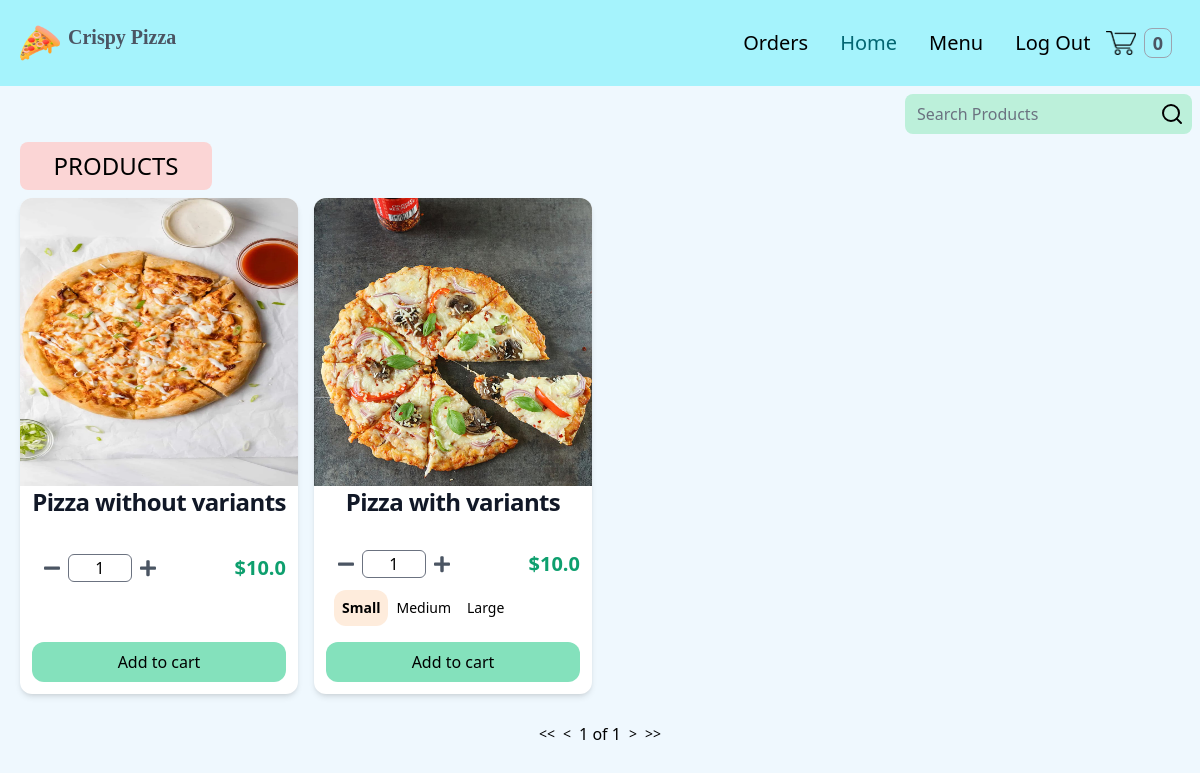
The page / (signed in) on the database its author committed.
### store/models.py (models this page shows, shortened)
class Product(models.Model):
    id = models.UUIDField(primary_key=True, default=uuid.uuid4, editable=False)
    name = models.CharField(max_length=100)
    price = models.DecimalField(
        max_digits=6, decimal_places=2, blank=True, null=True)
    desc = models.TextField(max_length=500, blank=True, null=True)
    image = models.ImageField(blank=True, upload_to='images')
    created_at = models.DateField(auto_now_add=True)
    updated_at = models.DateField(auto_now=True)
    product_category = models.ForeignKey(
        "Category", on_delete=models.CASCADE, null=True, blank=True)
    class Meta:
        ordering = ('product_category',)
    def image_tag(self):  # pragma: no cover
        if self.image:
            return mark_safe(f'<img src="{self.image.url}" width="100" height="100" />')
    image_tag.short_description = 'Image'
    @property
    def get_product_variants(self):
        variants = self.productvariant_set.all()
        return variants
    @property
    def has_variants(self):
        if self.productvariant_set.count() > 0:
            return True
        else:
            return False

class ProductVariant(models.Model):
    title = models.CharField(max_length=100, blank=True, null=True)
    product = models.ForeignKey(Product, on_delete=models.CASCADE)
    size = models.ForeignKey(Size, on_delete=models.CASCADE)
    price = models.DecimalField(max_digits=6, decimal_places=2)

class Size(models.Model):
    name = models.CharField(max_length=20, blank=True, null=True, unique=True)
    def __str__(self):
        return self.name

### store/views.py (the view)
# urls.py: path('', views.products, name='products'),
def products(request):
    products = Product.objects.all()
    product_name = request.GET.get('product')
    if product_name != '' and product_name is not None:
        products = products.filter(name__icontains=product_name)
    else:
        product_name = ""
    paginator = Paginator(products, 8)
    page_number = request.GET.get('page')
    products = paginator.get_page(page_number)
    context = {'products': products,
               "search_string": product_name}
    return render(request, 'store/products.html', context=context)

### store/context_processors.py (called while the page is built)
def get_cart_quantity(request):
    if request.user.is_authenticated:
        try:
            customer = request.user.customer
        except:
            number_of_items = 0
    else:
        try:
            customer, created = Customer.objects.get_or_create(
                device=request.COOKIES['device'])
        except:
            number_of_items = 0
    try:
        customer_order = Order.objects.filter(
            customer=customer, complete=False)[0]
        number_of_items = customer_order.get_cart_items
    except:
        number_of_items = 0
    return {'cart_quantity': number_of_items}

### store/templates/store/products.html (shortened to what this page needs)
{% extends "store/base.html" %} {% block content %} {% load static %}
<div class="flex">
  <div class="ml-auto mr-2 my-2">
    <form method="GET" class="flex bg-green-200 rounded-lg" id="search-box">
      <input
        class="border-none outline-none bg-transparent focus:ring-0"
        type="text"
        placeholder="Search Products"
        name="product"
        value="{{search_string}}"
      />
      <a
        class="mt-2"
        href="javascript:void(0);"
        onclick="document.getElementById('search-box').submit();"
      >
        <img class="mr-2" src="{% static 'store/images/search.svg' %}" alt="" />
      </a>
    </form>
  </div>
</div>
<div class="flex flex-col items-center">
  <h1
    class="text-2xl text-center uppercase rounded-lg ml-5 mr-auto py-2 w-48 bg-red-200"
  >
    Products
  </h1>
  <div
    class="grid sm:grid-cols-1 md:grid-cols-3 lg:grid-cols-4 xl:grid-cols-5 2xl:grid-cols-6 mx-3"
  >
    {% for product in products %}
    <div
      class="flex flex-col m-2 bg-white rounded-xl shadow-md individual-container"
    >
      {% if product.image %}
      <img
        class="h-72 w-full rounded-t-xl"
        src="{{ product.image.url }}"
        alt=""
      />
      {% endif %}
      <h5
        class="mb-2 text-center text-2xl font-semibold tracking-tight text-gray-900"
      >
        {{product.name}}
      </h5>
      <form
        action="{% url 'order:add_to_cart' product.id %}"
        method="post"
        class="text-center items-center mt-auto p-3"
        id="product-form"
      >
        <div class="flex my-3">
          <div class="flex ml-3 w-4/5">
            <button class="decrement" type="button">
              <svg class="fill-current text-gray-600 w-4" viewBox="0 0 448 512">
                <path
                  d="M416 208H32c-17.67 0-32 14.33-32 32v32c0 17.67 14.33 32 32 32h384c17.67 0 32-14.33 32-32v-32c0-17.67-14.33-32-32-32z"
                />
              </svg>
            </button>
            <input
              class="w-1/3 h-7 mx-2 text-center rounded-md"
              type="number"
              value="1"
              name="quantity"
              min="1"
              oninput="validity.valid||(value='1');"
              required
            />
            <button class="increment" type="button">
            </button>
          </div>
          {% if product.has_variants %}
          <div class="flex items-center font-bold text-xl text-green-500">
            {% for variant in product.get_product_variants %}
            <p
              class="prices-{{forloop.parentloop.counter}} {{variant.size}}-{{forloop.parentloop.counter}} {% if not forloop.first %} hidden {% endif %}"
            >
              ${{variant.price|floatformat:1}}
            </p>
            {% endfor %}
          </div>
          {% else %}
          <div class="flex items-center font-bold text-xl text-green-500">
            <p>${{product.price|floatformat:1}}</p>
          </div>
          {% endif %}
        </div>
        {% if product.has_variants %}
        <div class="flex m-2 w-1/2">
          {% for variant in product.get_product_variants%}
          <div class="flex">
            <label
              for="{{variant.size}}-{{forloop.parentloop.counter}}"
              class="cursor-pointer select-none rounded-xl p-2 text-sm text-center peer-checked:font-bold
              {% if forloop.counter == 1 %} peer-checked:bg-orange-100
              {% elif forloop.counter == 2 %} peer-checked:bg-orange-200
              {% elif forloop.counter == 3 %} peer-checked:bg-orange-300
              {% else %} peer-checked:bg-orange-400 {% endif %}"
              >{{variant.size}}
            </label>
          </div>
          {% endfor %}
        </div>
        {% else %}
        <div class="p-5"></div>
        {% endif %}
        <div class="flex">
          <button
            class="bg-green-300 hover:bg-green-500 rounded-xl w-full py-2 mt-2 js-add"
            type="button"
          >
            Add to cart
          </button>
        </div>
      </form>
    </div>
    {% endfor %}
  </div>
</div>
<div class="flex items-center justify-center my-5">
  {% if products.has_previous %}
  <a class="text-sm font-bold items-center inline-flex relative" href="?page=1">
    <<
  </a>
  <a
    class="text-sm font-bold px-2 items-center inline-flex relative"
    href="?page={{products.previous_page_number}}"
  >
    <
  </a>
  {% else %}
  <span class="text-sm items-center inline-flex relative"> << </span>
  <span class="text-sm px-2 items-center inline-flex relative"> < </span>
  {% endif %}
  <span class="pagination"
    >{{products.number}} of {{products.paginator.num_pages}}</span
  >
  {% if products.has_next %}
  <a
    class="text-sm font-bold px-2 items-center inline-flex relative"
    href="?page={{products.next_page_number}}"
    >></a
  >
  <a
    class="text-sm font-bold items-center inline-flex relative"
    href="?page={{products.paginator.num_pages}}"
    >>></a
  >
  {% else %}
  <a
    class="text-sm px-2 items-center inline-flex relative pointer-events-none cursor-default"
    href="#"
    >></a
  >
  <a
    class="text-sm items-center inline-flex relative pointer-events-none cursor-default"
    href="#"
    >>></a
  >
  {% endif %}
</div>
{% endblock %}

### rows shown on the page
Product: image (picture), name "Pizza without variants", price "10.0"
Product: image (picture), name "Pizza with variants"
ProductVariant: price "10.0", size "Small"
ProductVariant: size "Medium"
ProductVariant: size "Large"

### other values the page prints
{{ cart_quantity }} "0"
{{ products.number }} "1"
{{ products.paginator.num_pages }} "1"
